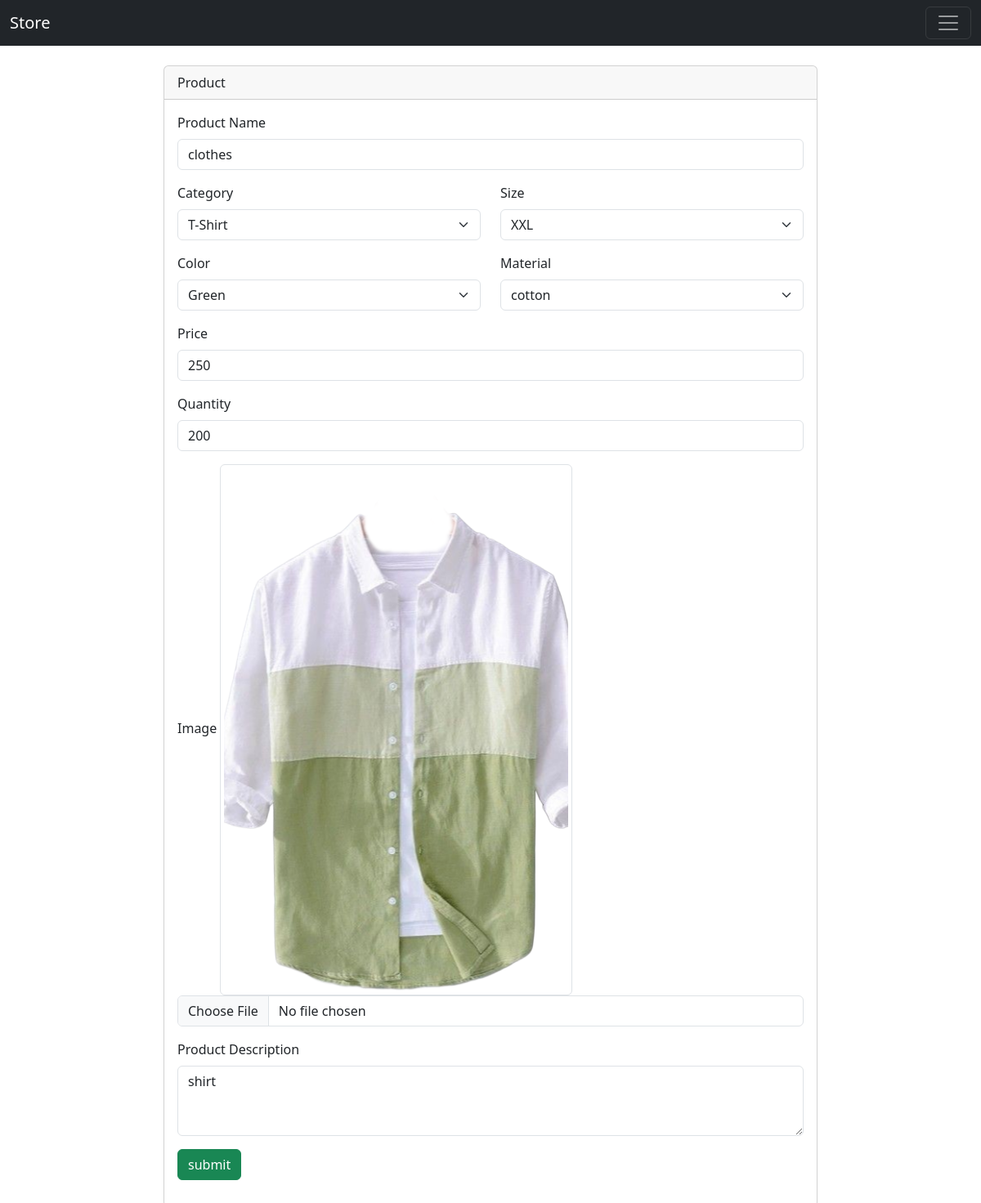
/edit/31, run on an earlier commit of the app's database.
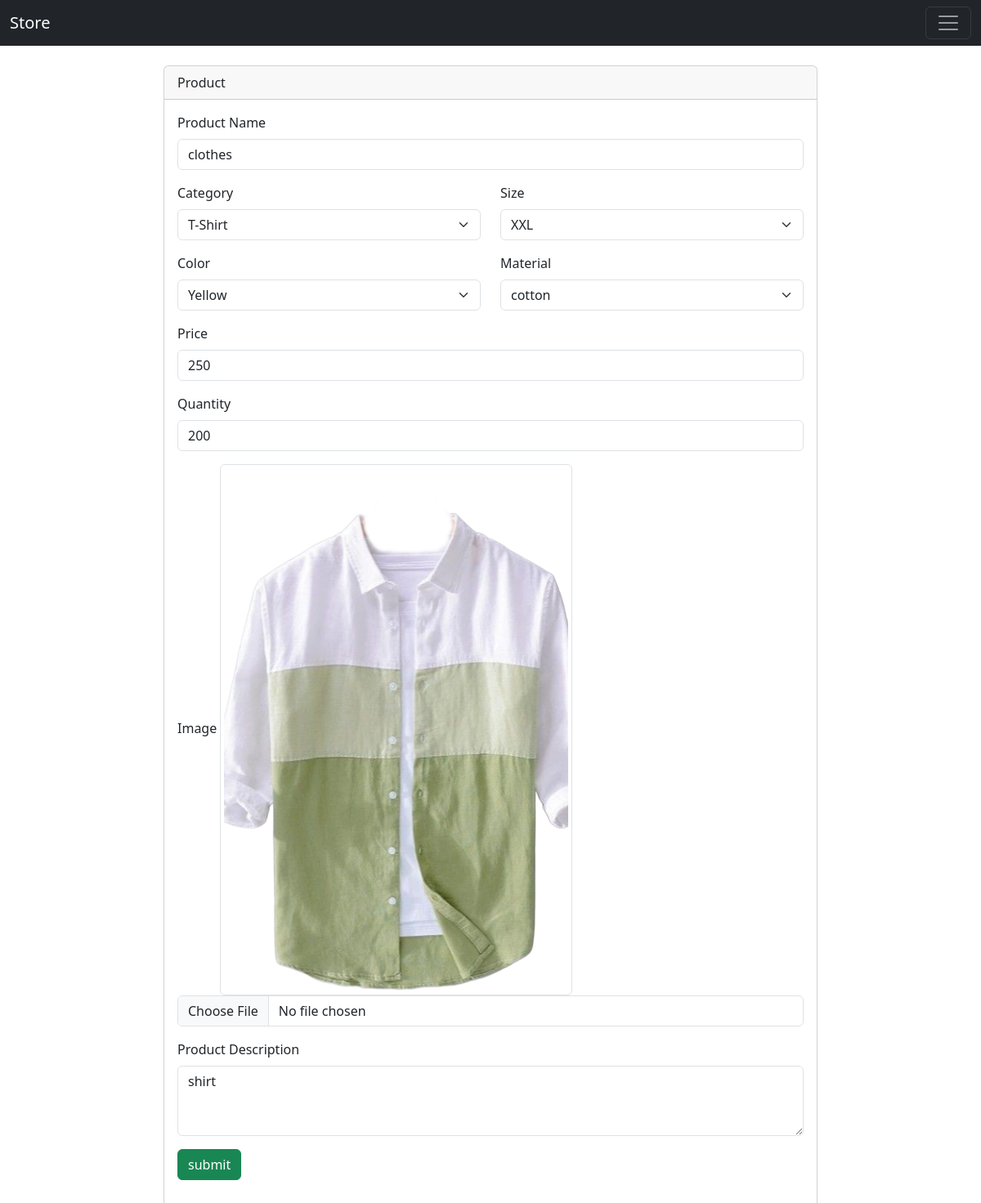
And on a later commit of the database.
### inventory/models.py (models this page shows, shortened)
class Product(models.Model):
    product_name= models.CharField(max_length=45,null=False)
    category = models.IntegerField(null=False)
    size =  models.IntegerField(null=False)
    color= models.IntegerField(null=False)
    material=  models.CharField(max_length=45,null=False)
    price =  models.IntegerField(null=False)
    quantity= models.IntegerField(null=False)
    image= models.FileField( upload_to="product", max_length=250 , null=True, default=None)
    description=models.CharField(max_length=45)

class size(models.Model):
    name=models.CharField(max_length=45,null=False)

class Color(models.Model):
    color_name=models.CharField(max_length=45,null=False)

### inventory/views.py (the view, shortened to what this page needs)
# urls.py: path('edit/<id>',views.edit,name='edit'),
def edit(request, id):
    categories = category.objects.all()
    sizes = size.objects.all()
    colors = Color.objects.all()
    product = Product.objects.get(id=id)
    context = {
        'products': product,
        'categories': categories,
        'sizes': sizes,
        'colors': colors,
    }
    return render(request, "edit.html", context)

### templates/edit.html (shortened to what this page needs)
{% extends 'base.html' %}
{% block content %}
  <div style=" display: flex; justify-content: center;">
    <div class="card" style="width: 50rem; ">
      <div class="card-header">Product</div>
      <div class="card-body">
        <form action="/edit/{{products.id}}" method="post" enctype="multipart/form-data">
          <div class="mb-3">
            <label class="form-label">Product Name</label>
            <input type="text" class="form-control" id="product" name="product_name" value="{{products.product_name}}" placeholder="Product Name" required />
          </div>
          <div class="row">
            <div class="col mb-3">
              <label class="form-label">Category</label>
              <select class="form-select" aria-label="Default select example" name="category" required>
                {% for cat in categories %}
                  <option value="{{ cat.id }}" {% if products.categor == cat.id %} selected {% endif %}>
                    {{ cat.name }}
                </option>
                {% endfor %}
              </select>
            </div>
            <div class="col mb-3">
              <label class="form-label">Size</label>
              <select class="form-select" aria-label="Default select example" name="size" required>
                {% for size in sizes %}
                  <option value="{{ size.id }}" {% if products.size == size.id %} selected {% endif %}>
                    {{ size.name }}
                </option>
                {% endfor %}
              </select>
            </div>
          </div>
          <div class="row">
            <div class="col mb-3">
                <label class="form-label">Color</label>
                <select class="form-select" aria-label="Default select example" name="color" required>
                  {% for color in colors %}
                    <option value="{{ color.id }}" {% if products.color == color.id %} selected {% endif %}>
                      {{ color.color_name }}
                  </option>
                  {% endfor %}
                </select>
              </div>
            <div class="col mb-3">
              <label class="form-label">Material</label>
              <select class="form-select" aria-label="Default select example" name="material" required>
                <option value="{{products.material}}">{{products.material}}</option>
              </select>
            </div>
          </div>
          <div class="mb-3">
            <label for="price" class="form-label">Price</label>
            <input type="text" class="form-control" id="price" name="price" value="{{products.price}}" placeholder="Price" required />
          </div>
          <div class="mb-3">
            <label for="quantity" class="form-label">Quantity</label>
            <input type="text" class="form-control" id="quantity" name="quantity" value="{{products.quantity}}" placeholder="Quantity" required />
          </div>
          <div class="mb-3">
            <label for="image" class="form-label">Image</label>
            <img src="{{ products.image.url }}" alt="image" class="img-thumbnail">
            <input type="file" class="form-control" id="image"   name="image"  />
          </div>
          <div class="mb-3">
            <label for="Description" class="form-label">Product Description</label>
            <textarea class="form-control" id="Description" name="description" rows="3">{{products.description}}</textarea>
          </div>
          <div class="mb-3">
            <input type="submit" class="btn btn-success" name="submit" value="submit" />
          </div>
        </form>
      </div>
    </div>
  </div>
{% endblock %}

### templates/base.html (shortened to what this page needs)
<!DOCTYPE html>
<html lang="en">
  <head>
    <link href="https://cdn.jsdelivr.net/npm/bootstrap@5.3.3/dist/css/bootstrap.min.css" rel="stylesheet" />
  </head>
  <body>
    <nav class="navbar navbar-dark bg-dark fixed-top">
      <div class="container-fluid">
        <a class="navbar-brand" href="#">Store</a>
        <button class="navbar-toggler" type="button" data-bs-toggle="offcanvas" data-bs-target="#offcanvasDarkNavbar" aria-controls="offcanvasDarkNavbar" aria-label="Toggle navigation"><span class="navbar-toggler-icon"></span></button>
      </div>
    </nav>
    <div style="margin-top: 80px;">
      {% block content %}
      {% endblock %}
    </div>
  </body>
</html>

What changed in the data, as far as the page shows it:
changed Product "clothes": color "Green" → "Yellow"
